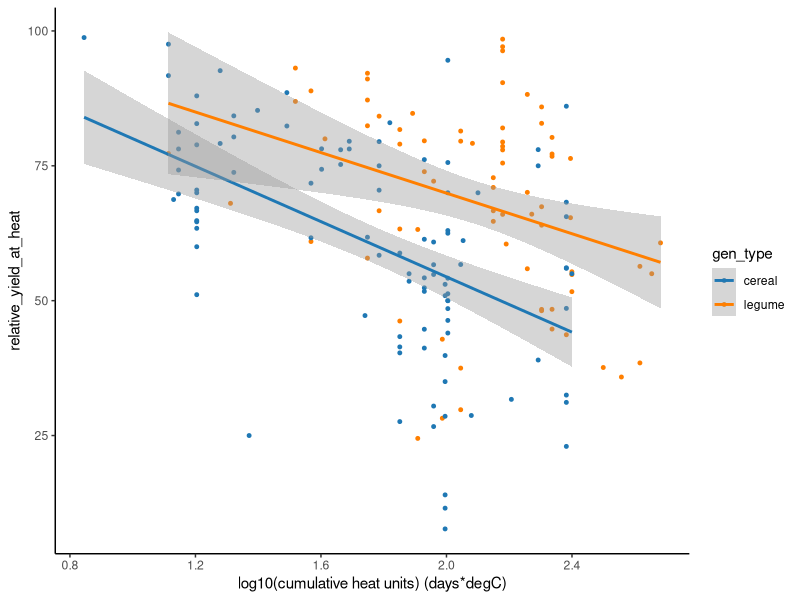
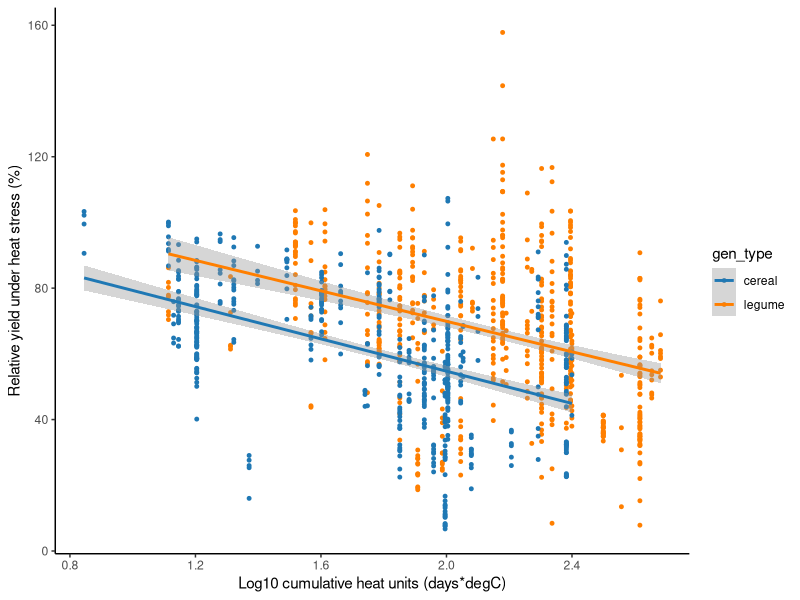
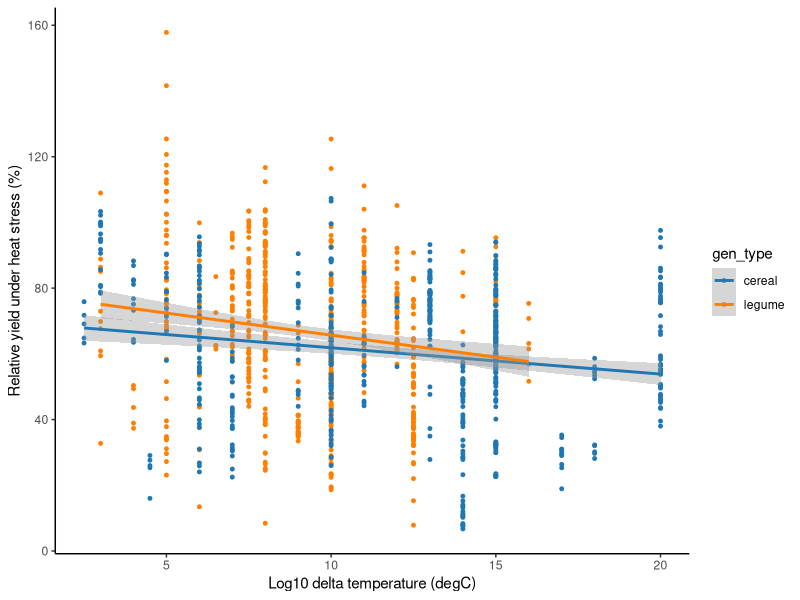
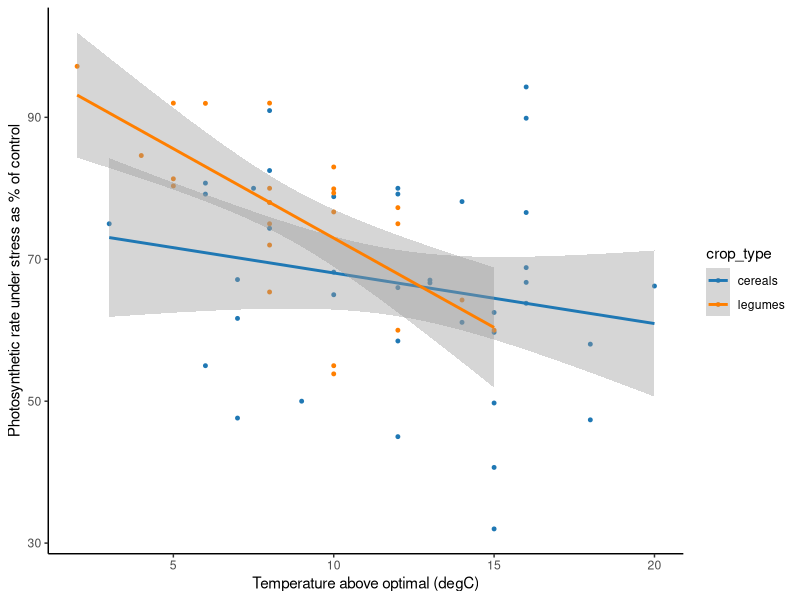
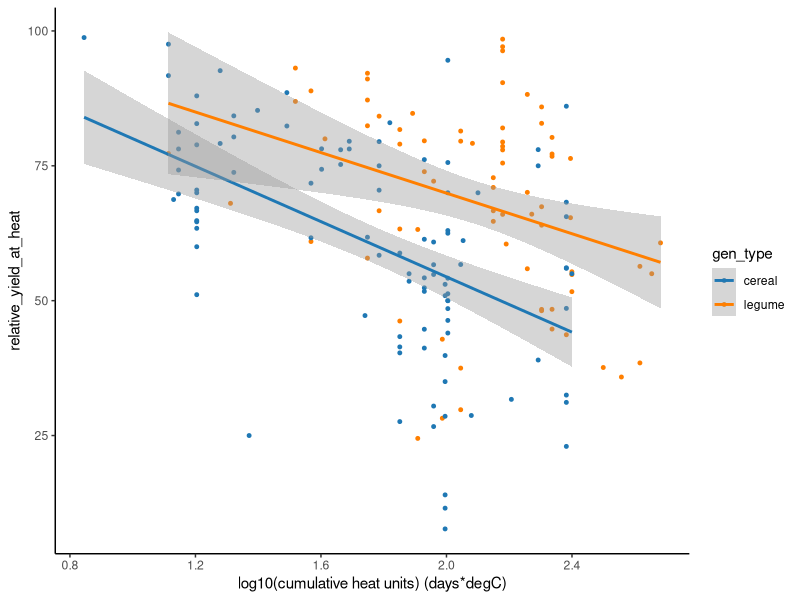
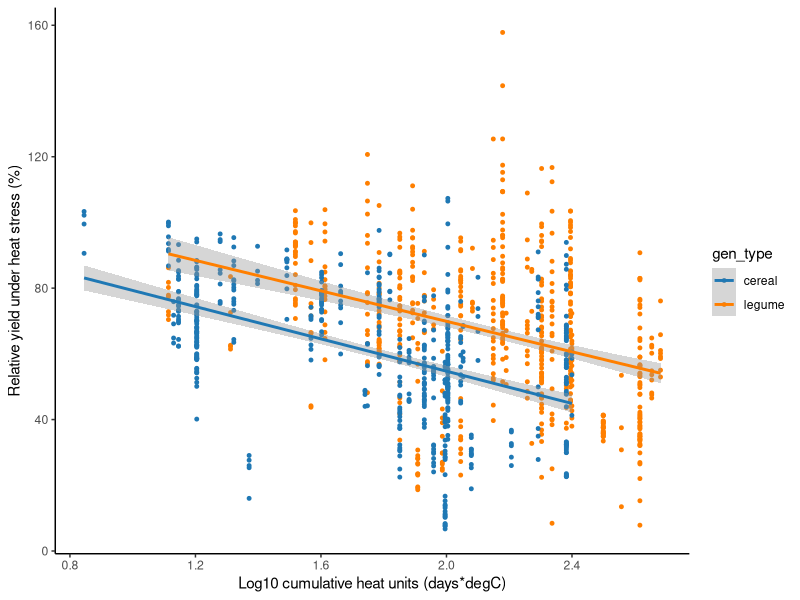
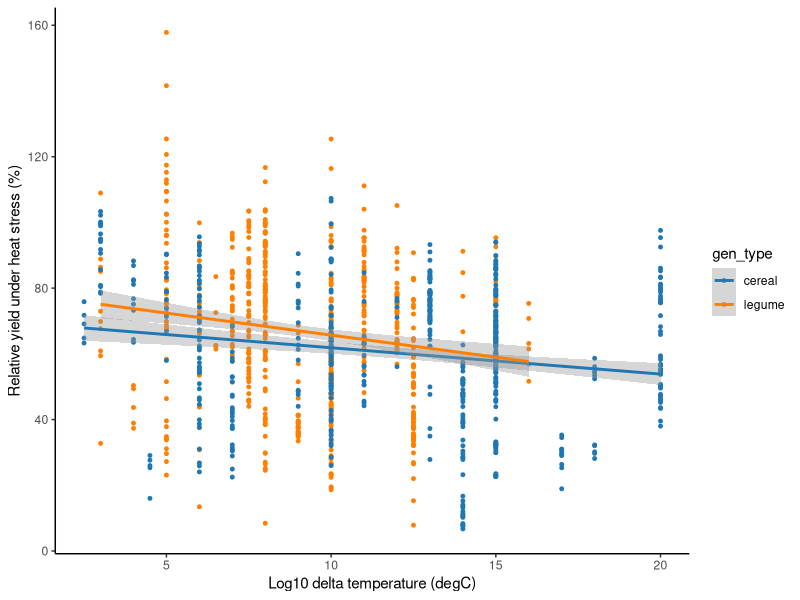
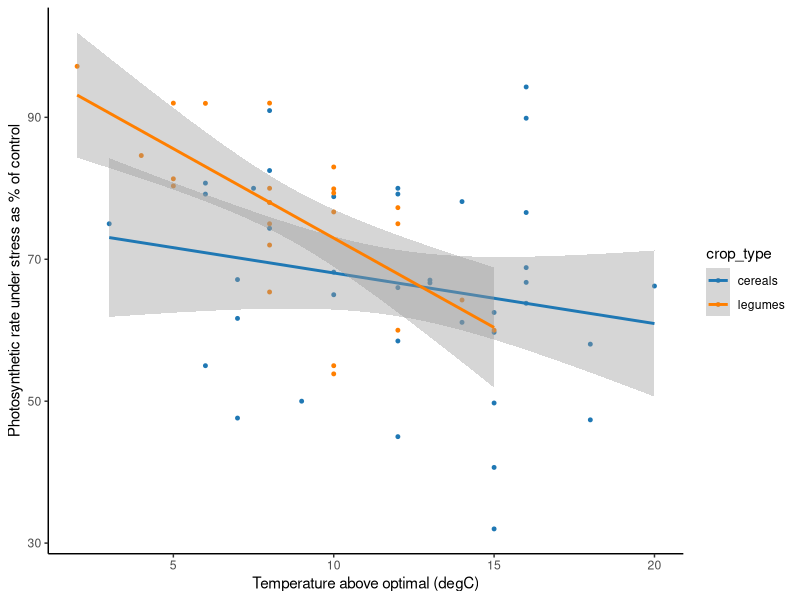

Source code (R) for these figures, in order: (Note: this script raises an error after producing the figures.)
## ---- chunk 1
knitr::opts_knit$set(root.dir = '~/Dropbox/Itay_paper/')
library(tidyverse)
library(data.table)
library(ggplot2)
library(RColorBrewer)

my_pal <- brewer.pal(8, "Paired")[c(2,8)]
## ---- chunk 2
pts <- read.csv("photosynthesis.csv", header = T)
cer <- read.csv("cereals.csv", header = T) %>%
  filter(!is.na(relative_yield_at_heat)) %>%
  filter(!is.na(accumulated_heat_units)) %>%
  filter(accumulated_heat_units > 0) %>%
  mutate(across(-1, as.numeric))
leg <- read.csv("legumes.csv", header = T) %>%
  filter(!is.na(relative_yield_at_heat)) %>%
  filter(!is.na(accumulated_heat_units)) %>%
  filter(accumulated_heat_units > 0) %>%
  mutate(across(-1, as.numeric))

summary(lm(cer$relative_yield_at_heat ~ log10(1+cer$accumulated_heat_units)))
# p<0.001, adj. R^2=0.25

summary(lm(leg$relative_yield_at_heat ~ log10(1+leg$accumulated_heat_units)))
# p<0.001, adj. R^2=0.14

## ---- chunk 3
# Generate dummy data by mean and sd
rnorm2 <- function(n,mean,sd) { mean+sd*scale(rnorm(n)) }

l <- list()
for (r in 1:nrow(cer)) {
  l[[r]] <- data.frame(cbind(rep(cer$crop_name[r], cer$n[r]), rep(cer$T_optimal[r], cer$n[r]), rep(cer$T_stress[r], cer$n[r]), rnorm2(cer$n[r], cer$yield_control[r], cer$sd_control[r]), rnorm2(cer$n[r], cer$yield_heat[r], cer$sd_heat[r]), rep(cer$Duration_of_the_stress[r], cer$n[r])))
}
cer_dmy <- rbindlist(l)
colnames(cer_dmy) <- c("crop_name", "T_optimal", "T_stress", "yield_control", "yield_heat", "Duration_of_stress")
cer_dmy <- cer_dmy %>%
  mutate_at(2:6, as.numeric) %>%
  mutate(relative_yield_at_heat = (1-(yield_control-yield_heat)/yield_control)*100) %>%
  mutate(delta_temp = (T_stress-T_optimal)) %>%
  mutate(accumulated_heat_units = delta_temp * Duration_of_stress)

l <- list()
for (r in 1:nrow(leg)) {
  l[[r]] <- data.frame(cbind(rep(leg$crop_name[r], leg$n[r]), rep(leg$T_optimal[r], leg$n[r]), rep(leg$T_stress[r], leg$n[r]), rnorm2(leg$n[r], leg$yield_control[r], leg$sd_control[r]), rnorm2(leg$n[r], leg$yield_heat[r], leg$sd_heat[r]), rep(leg$Duration_of_the_stress[r], leg$n[r])))
}
leg_dmy <- rbindlist(l)
colnames(leg_dmy) <- c("crop_name", "T_optimal", "T_stress", "yield_control", "yield_heat", "Duration_of_stress")
leg_dmy <- leg_dmy %>%
  mutate_at(2:6, as.numeric) %>%
  mutate(relative_yield_at_heat = (1-(yield_control-yield_heat)/yield_control)*100) %>%
  mutate(delta_temp = (T_stress-T_optimal)) %>%
  mutate(accumulated_heat_units = delta_temp * Duration_of_stress)

summary(lm(cer_dmy$relative_yield_at_heat ~ log10(1+cer_dmy$accumulated_heat_units)))
# p<0.001, adj. R^2=0.23

summary(lm(leg_dmy$relative_yield_at_heat ~ log10(1+leg_dmy$accumulated_heat_units)))
# p<0.001, adj. R^2=0.14
## ---- chunk 4
# Yield reduction as a function of log transformed accumulated heat time
# Figure 2

# Single data point per study using only the mean value - not shown in paper
leg <- leg %>%
  add_column(gen_type="legume", .before=1)
cer <- cer %>%
  add_column(gen_type="cereal", .before=1)
crops <- bind_rows(leg, cer)
crops <- crops %>%
  filter(accumulated_heat_units<500) %>%
  mutate(accumulated_heat_units_log = log10(1+accumulated_heat_units))
ggplot(data = crops, aes(x=accumulated_heat_units_log, y=relative_yield_at_heat, color=gen_type, group=gen_type)) +
  geom_point(size=1) + 
  theme_classic() + 
  scale_color_manual(values=my_pal) + 
  geom_smooth(method='lm', formula= y~x) +
  xlab("log10(cumulative heat units) (days*degC)")
ggsave("yield_vs_acc_heat_max500_singlepoint.pdf")

# Plot the dummy data: legumes vs. cereals
leg_dmy <- leg_dmy %>%
  add_column(gen_type="legume", .before=1)
cer_dmy <- cer_dmy %>%
  add_column(gen_type="cereal", .before=1)
crops <- bind_rows(leg_dmy, cer_dmy)
crops <- crops %>%
  filter(accumulated_heat_units<500) %>%
  mutate(accumulated_heat_units_log = log10(1+accumulated_heat_units))
ggplot(data = crops, aes(x=accumulated_heat_units_log, y=relative_yield_at_heat, color=gen_type, group=gen_type)) +
  geom_point(size=1) + 
  theme_classic() + 
  scale_color_manual(values=my_pal) + 
  geom_smooth(method='lm', formula= y~x) +
  xlab("Log10 cumulative heat units (days*degC)") + 
  ylab("Relative yield under heat stress (%)")
ggsave("yield_vs_acc_heat_dummy_new_max500.pdf")

# Plot yield reduction based only on temperature without stress duration
crops <- crops %>%
  mutate(delta_temp = T_stress - T_optimal)
ggplot(data = crops, aes(x=delta_temp, y=relative_yield_at_heat, color=gen_type, group=gen_type)) +
  geom_point(size=1) + 
  theme_classic() + 
  scale_color_manual(values=my_pal) + 
  geom_smooth(method='lm', formula= y~x) +
  xlab("Log10 delta temperature (degC)") + 
  ylab("Relative yield under heat stress (%)")
ggsave("yield_vs_delta_temp_dummy_new_max500.pdf")

summary(lm(relative_yield_at_heat ~ delta_temp, data=subset(crops, gen_type=="cereal")))
# p=1.8e-5, adjusted R^2=0.031
summary(lm(relative_yield_at_heat ~ delta_temp, data=subset(crops, gen_type=="legume")))

# Test delta temperature with multiple regression
crops_melt <- reshape2::melt(crops, id.vars=c("gen_type", "delta_temp"), measure.vars = "relative_yield_at_heat", value.name="relative_yield_at_heat") %>%
select(-variable)

crops_lm <- lm(relative_yield_at_heat ~ gen_type*delta_temp, data=crops_melt)
summary(crops_lm)
# gen_type:delta_temp p = 0.15

# Test cumulative heat units with multiple regression
crops_melt <- reshape2::melt(crops, id.vars=c("gen_type", "accumulated_heat_units"), measure.vars = "relative_yield_at_heat", value.name="relative_yield_at_heat") %>%
select(-variable)

crops_lm <- lm(relative_yield_at_heat ~ gen_type*accumulated_heat_units, data=crops_melt)
summary(crops_lm)
# gen_type:accumulated_heat_units p = 0.003, adjusted R^2 = 0.16
## ---- chunk 5
# Photosynthesis under stress - Figure 1
summary(lm(pts$relative.reduction.in.PS~pts$t.above.optimal*pts$crop_type))
# p(temp) NS, p(croptype) = 0.02, p(interaction)=0.064, R^2=22%

#regression equations for photosynthesis
summary(lm(relative.reduction.in.PS~t.above.optimal, data = subset(pts, crop_type == "cereals")))
summary(lm(relative.reduction.in.PS~t.above.optimal, data = subset(pts, crop_type == "legumes")))

temp <- pts[pts$crop_type=="legumes",]
summary(lm(formula = temp$relative.reduction.in.PS ~ temp$t.above.optimal))
# p<0.001, R^2=44%, a=98.2, b=-2.5

temp <- pts[pts$crop_type=="cereals",]
summary(lm(formula = temp$relative.reduction.in.PS ~ temp$t.above.optimal))
# p=0.2, R^2=1%, a=75.2, b=-0.7

ggplot(data=pts, aes(x=t.above.optimal, y=relative.reduction.in.PS, group=crop_type, color=crop_type)) + 
  geom_point(size=1)+ 
  theme_classic() + 
  scale_color_manual(values=my_pal) + 
  geom_smooth(method='lm', formula = y~x) + 
  ylab("Photosynthetic rate under stress as % of control") + 
  xlab("Temperature above optimal (degC)")
ggsave("photosynthesis_by_t.above.opt_bycrop.pdf")

# Testing whether the regressions are significantly different (Chow test)
sctest(pts$relative.reduction.in.PS ~ pts$t.above.optimal, point = nrow(pts[pts$crop_type == "cereals",]), type="Chow")
# p = 0.051, F = 3.1
## ---- chunk 6
# Data representation - sup. fig. 1
ggplot(data=crops, aes(x=Duration_of_stress, y=delta_temp, group=gen_type, color=gen_type)) + 
  geom_point(size=1) + 
  theme_classic() + 
  xlab("Duration of stress (Days)") + 
  ylab("Delta tempature (degC)") + 
  scale_color_manual(values=my_pal)
ggsave("delta_temp_vs_duration_new.pdf")
